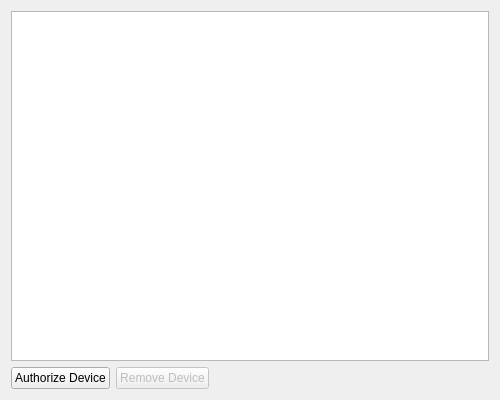
<?xml version="1.0" encoding="UTF-8"?>
<ui version="4.0">
 <class>TBSetupDevicesWidget</class>
 <widget class="QWidget" name="TBSetupDevicesWidget">
  <property name="geometry">
   <rect>
    <x>0</x>
    <y>0</y>
    <width>500</width>
    <height>400</height>
   </rect>
  </property>
  <property name="windowTitle">
   <string>Devices</string>
  </property>
  <layout class="QVBoxLayout" name="mainLayout">
   <item>
    <widget class="QTableView" name="tableView">
     <property name="alternatingRowColors">
      <bool>true</bool>
     </property>
     <property name="selectionBehavior">
      <enum>QAbstractItemView::SelectRows</enum>
     </property>
     <property name="selectionMode">
      <enum>QAbstractItemView::SingleSelection</enum>
     </property>
     <property name="sortingEnabled">
      <bool>true</bool>
     </property>
     <property name="showGrid">
      <bool>false</bool>
     </property>
    </widget>
   </item>
   <item>
    <layout class="QHBoxLayout" name="buttonLayout">
     <item>
      <widget class="QPushButton" name="addButton">
       <property name="text">
        <string>Authorize Device</string>
       </property>
      </widget>
     </item>
     <item>
      <widget class="QPushButton" name="removeButton">
       <property name="text">
        <string>Remove Device</string>
       </property>
       <property name="enabled">
        <bool>false</bool>
       </property>
      </widget>
     </item>
     <item>
      <spacer name="buttonSpacer">
       <property name="orientation">
        <enum>Qt::Horizontal</enum>
       </property>
       <property name="sizeHint" stdset="0">
        <size>
         <width>40</width>
         <height>20</height>
        </size>
       </property>
      </spacer>
     </item>
    </layout>
   </item>
  </layout>
 </widget>
 <resources/>
 <connections/>
</ui>
